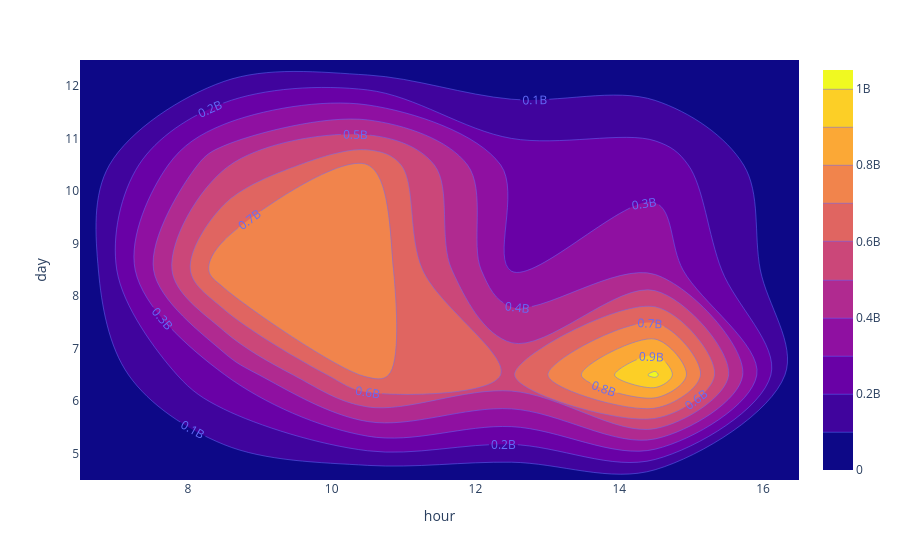

Here is the notebook cell this chart was saved with:
### Code cell
fig = px.density_contour(df3, y="day",x='hour',z='amount',nbinsx=4,nbinsy=3, histfunc='sum')

fig.update_traces(contours_coloring="fill", contours_showlabels = True)
fig.show()

### Figure 1 — Plotly figure (JSON) as saved in the notebook; plotly's stock layout.template omitted (floating-point values rounded to 4 significant figures; data arrays with more than 128 entries replaced by an {"elided": "..."} marker saying what was removed)
{"data": [{"contours": {"coloring": "fill", "showlabels": true}, "histfunc": "sum", "hovertemplate": "hour=%{x}<br>day=%{y}<br>sum of amount=%{z}<extra></extra>", "legendgroup": "", "line": {"color": "#636efa"}, "name": "", "nbinsx": 4, "nbinsy": 3, "showlegend": false, "type": "histogram2dcontour", "x": {"elided": "720 int values"}, "xaxis": "x", "xbingroup": "x", "y": {"elided": "720 int values"}, "yaxis": "y", "ybingroup": "y", "z": {"elided": "720 float values"}}], "layout": {"legend": {"tracegroupgap": 0}, "margin": {"t": 60}, "xaxis": {"anchor": "y", "domain": [0, 1], "title": {"text": "hour"}}, "yaxis": {"anchor": "x", "domain": [0, 1], "title": {"text": "day"}}}}
